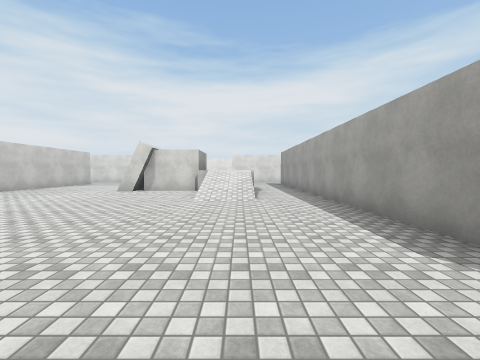
view 1 (above)

20 first-person views from a walk through a Unity game level. The camera is 1.4 m above the floor, tilts 2° down and sees 90° across. The floor is counted in squares, 2 m on a side. Each view is taken from the middle of a square. On the plan, view 1 faces up. The plan holds only what a view shows up to about 9 squares ahead; the rest is blank. The player character is not drawn. Surface patterns are stand-ins for the level's own textures.

view 2
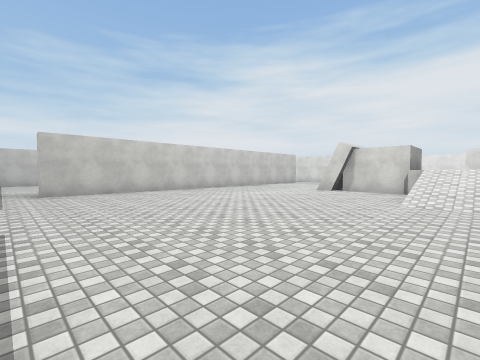

view 3
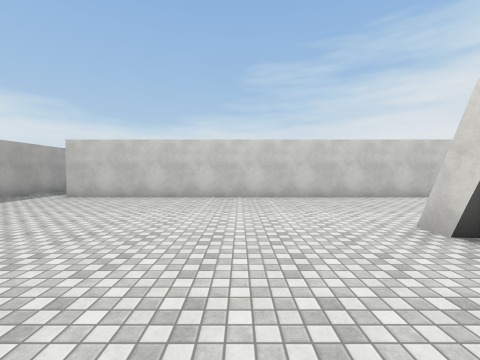

view 4
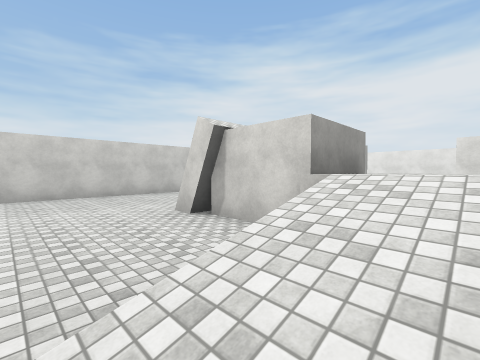

view 5
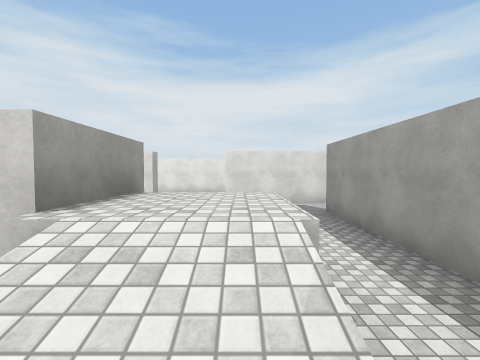

view 6
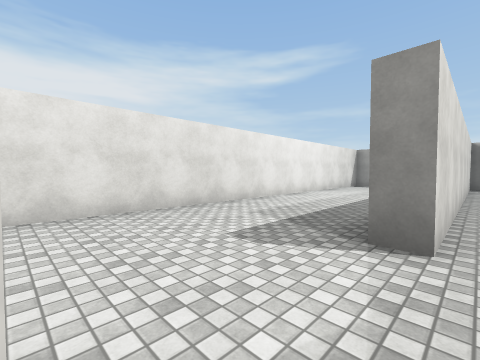

view 7
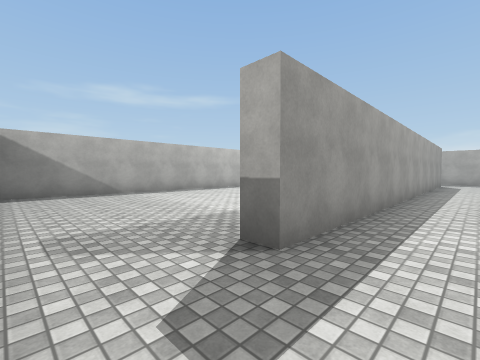

view 8
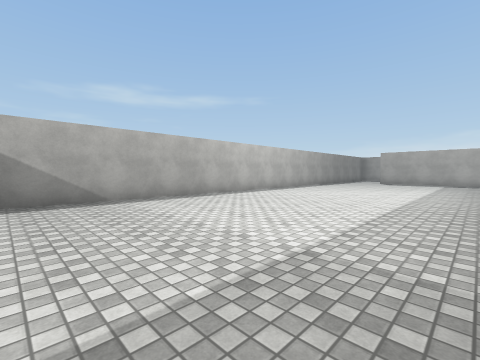

view 9
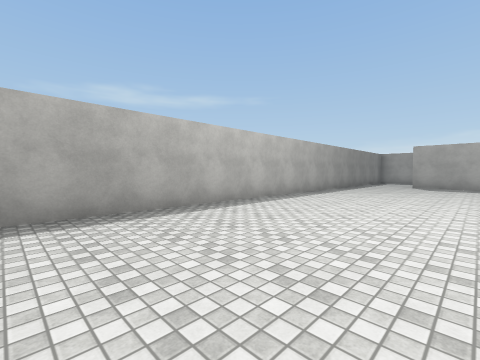

view 10
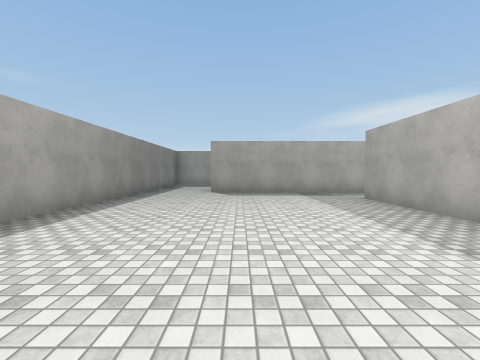

view 11
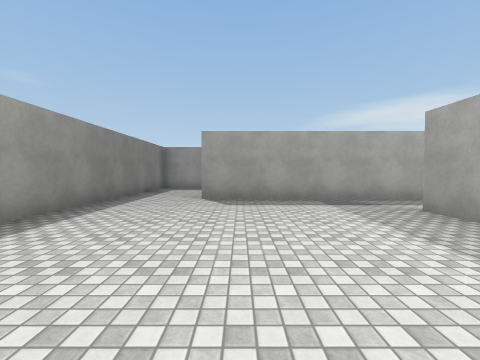

view 12
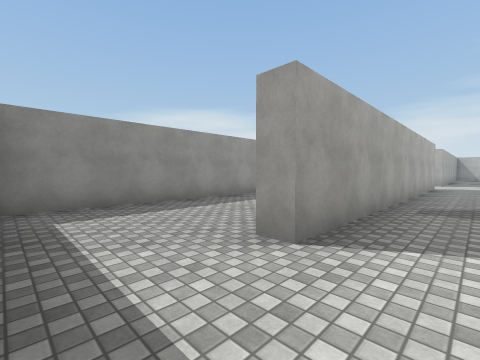

view 13
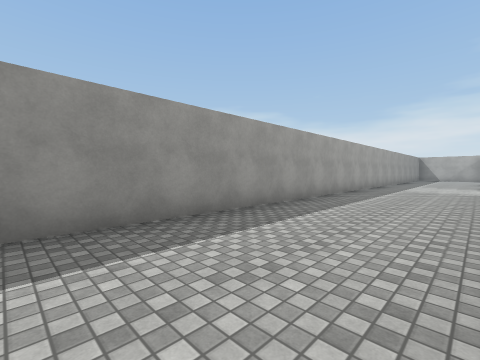

view 14
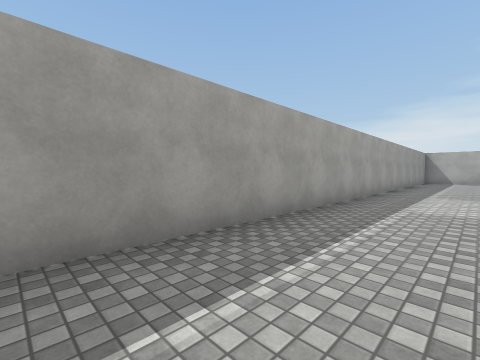

view 15
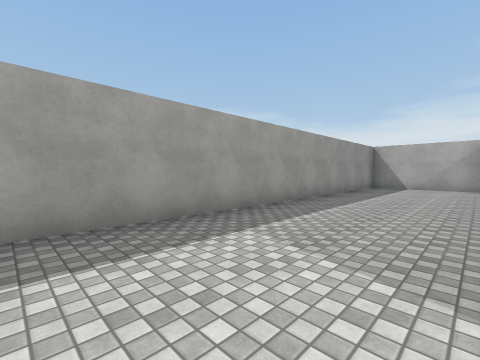

view 16
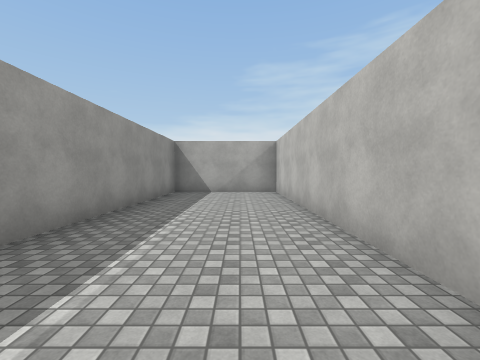

view 17
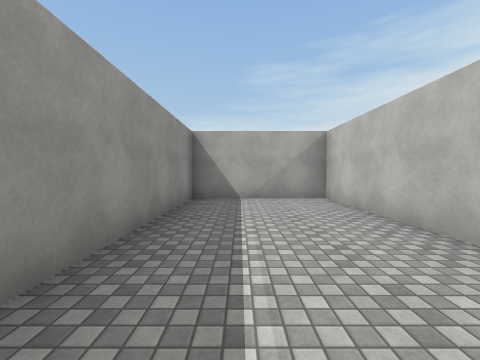

view 18
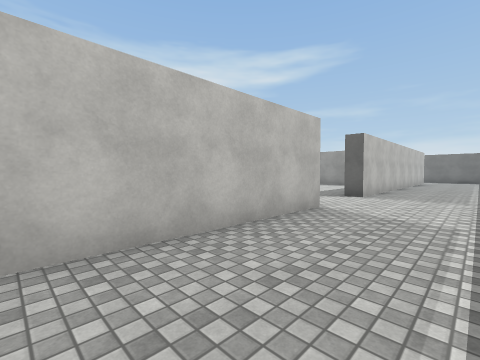

view 19
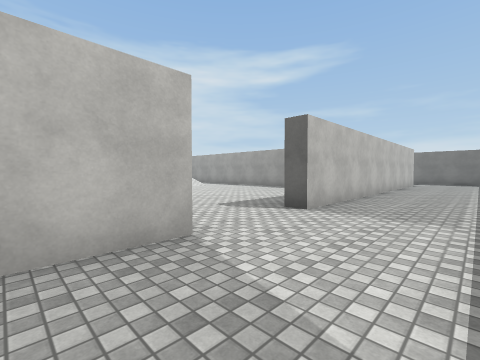

view 20
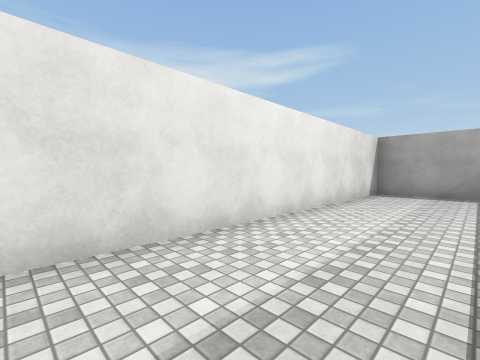

### Floor plan
Points are (right, up) in squares from view 1. A wall is a line through its corners. A room is listed if a view was taken in it or the views show most of it. See-through windows are left out.
Room 1 (views 1, 2, 3, 4, 5, 6, 7, 20)
walls: (-1.5, 10.8) (-1.5, 8.8) (-3.5, 8.8); (-3.4, 8.5) (-4.4, 8.5); (-3, 15.8) (-3, 15.2); (-8.2, 12.1) (-8.2, 0.8) (-8.8, 0.8); (1.5, 15.2) (-0.5, 15.2) (-0.5, 15.8); (2.3, 2.1) (2.3, 13.2); (-2.4, -1.2) (1.6, -1.2); (9.2, 17) (9.2, 19.2) (-3, 19.2)
ways out: opening at (-4.5, -1) to room 2; opening at (2, 0) to room 2; opening at (2, 14.5) to room 2; opening at (-9, 0)
Room 2 (views 8, 9, 10, 11, 12, 13, 14, 15, 16, 17, 18, 19)
walls: (2.7, 3.9) (2.7, 0.8); (1.6, -1.2) (7, -1.2) (7, -1.8); (3.5, -1.8) (-3, -1.8) (-3, -1.2); (9.2, -4) (9.2, 15.2) (1.5, 15.2); (-5.4, -1.8) (-15.3, -1.8) (-15.3, -5.2) (9.1, -5.2); (2.3, 13.2) (2.8, 13.2)
ways out: opening at (-4.5, -1) to room 1; opening at (2, 0) to room 1; opening at (2, 14.5) to room 1

Positions as (right, up) in squares from view 1, and headings:
1: (0, 0), facing up
2: (0, 0), facing up-left
3: (-1, 6), facing left
4: (0, 6), facing up-left
5: (0, 7), facing up
6: (-3, 15), facing up-right
7: (1, 15), facing down-right
8: (3, 14), facing down-right
9: (5, 11), facing down-right
10: (6, 7), facing down
11: (6, 5), facing down
12: (9, 0), facing down-left
13: (7, -2), facing down-left
14: (2, -3), facing down-left
15: (-4, -2), facing down-left
16: (-7, -3), facing left
17: (-9, -4), facing left
18: (-10, -4), facing up-right
19: (-7, -4), facing up-right
20: (1, 17), facing up-right
